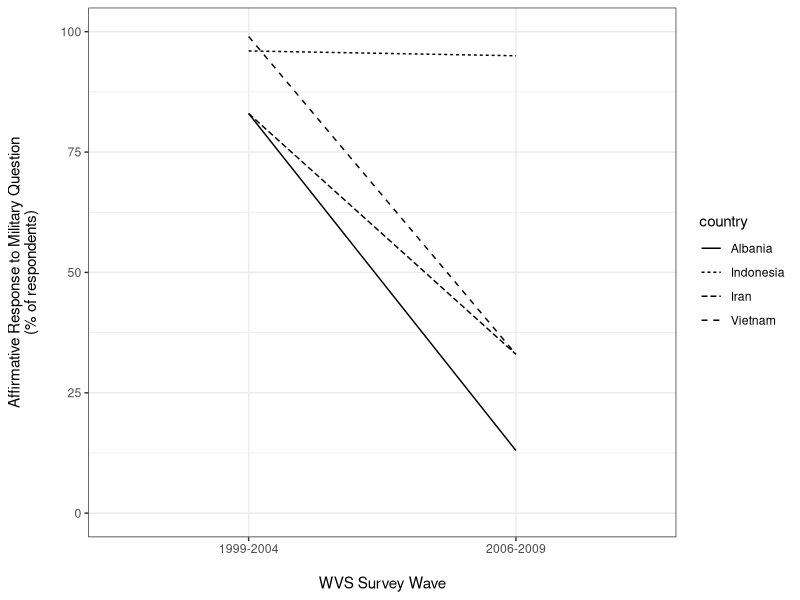
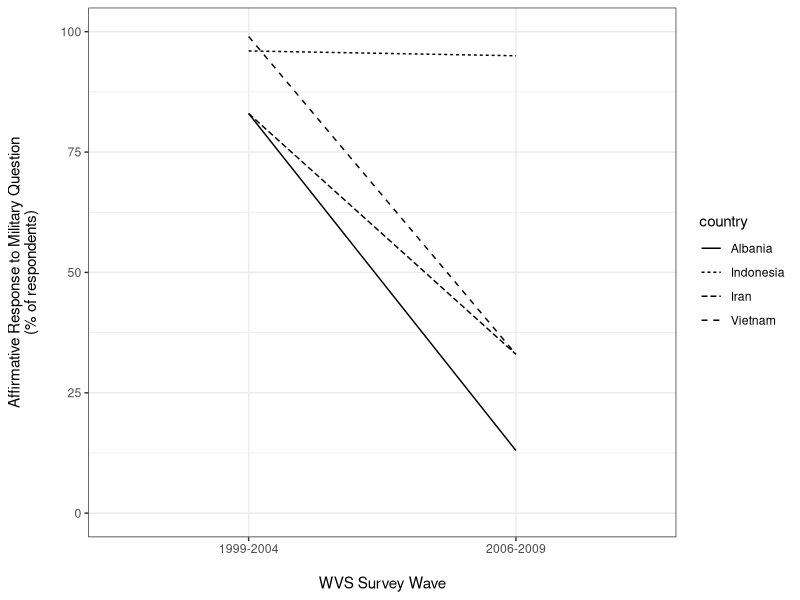

Here is the R script that generated these plots, in order:
# ------------------------------------------------------------------------------
# Create World Values Survey military rule plot
# Christopher Gandrud
# MIT License
# ------------------------------------------------------------------------------

# Set working directory, change as needed
setwd('/git_repositories/governance_indicators_reproducibility_survey/')

# Load required packages
library(ggplot2)
theme_set(theme_bw())

# Enter data from Kurzman 2014
# (https://www.washingtonpost.com/news/monkey-cage/wp/2014/09/02/world-values-lost-in-translation/)
# as a data frame

main <- data.frame(
    country = c('Vietnam', 'Vietnam',
                'Indonesia', 'Indonesia',
                'Iran', 'Iran',
                'Albania', 'Albania'),
    year = rep(c('1999-2004', '2006-2009'), 4),
    support = c(99, 33,
                96, 95,
                83, 33,
                83, 13)
)

# Produce plot
ggplot(main, aes(as.factor(year), support, group = country,
                 linetype = country)) +
    geom_line() +
    scale_y_continuous(limits = c(0, 100)) +
    xlab('\nWVS Survey Wave') +
    ylab('Affirmative Response to Military Question\n(% of respondents)\n')

ggsave(filename = 'figures/figure_1.eps', width = 9.5, height = 7.2)
